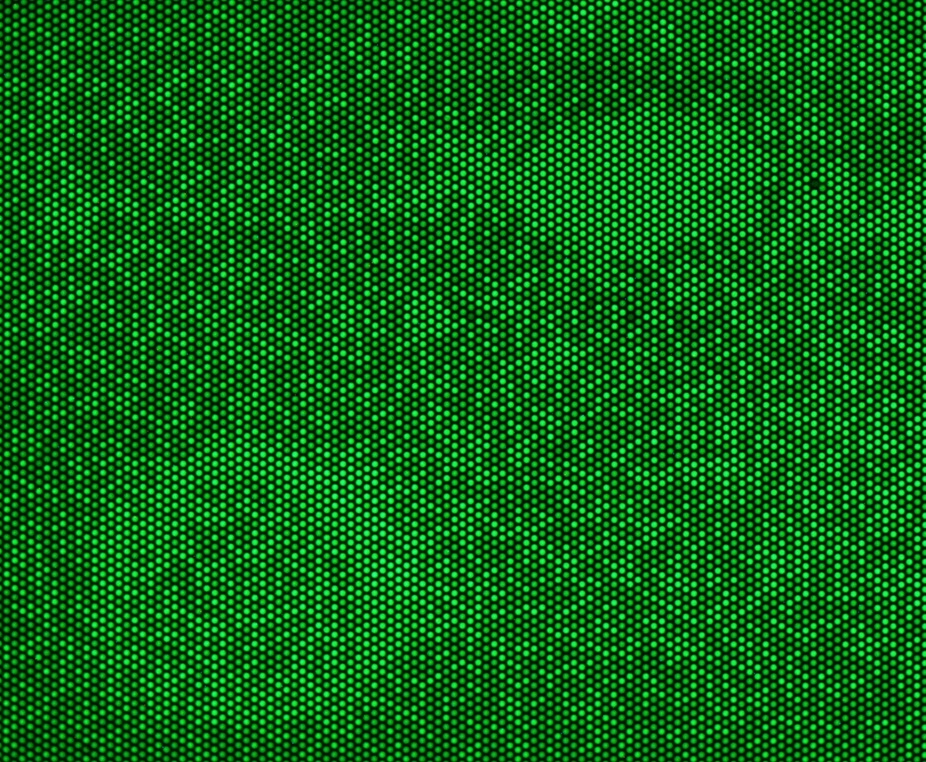
#> input picture assets/endpoint-photo.jpg, 926 x 762 px, shrunk from 1882 x 1547 before the run
$ python -i single.py   (imports and definitions only)
#> lines starting #> are read from the running program, lines starting #| are printed output that depends on the picture; after the words box and inside, x2 and y2 are one past the last pixel; in counts of white or black regions, pixels touching at a corner belong together
import cv2
import numpy as np
import pandas as pd
import matplotlib.pyplot as plt


def analyze_microwells(image_path, output_csv, output_image, brightness_threshold=128):
    """
    识别微孔、提取亮度、判断阴阳性并输出结果。

    参数:
        image_path (str): 输入图像的路径
        output_csv (str): 输出表格(CSV)的路径
        output_image (str): 输出标记后图像的路径
        brightness_threshold (int): 判断阴阳性的亮度阈值 (0-255)
    """
#> called with image_path = 'assets/endpoint-photo.jpg', output_csv = 'out.png', output_image = 'out1.png', brightness_threshold = 128
    # 1. 读取图像并转换为灰度图
    img = cv2.imread(image_path)
#> img is the input picture: shape (762, 926, 3); mean B, G, R 21.7, 99.3, 11.6
    if img is None:
        print(f"错误: 无法读取图像 '{image_path}'，请检查文件路径！")
        return None

    # 转换为灰度图以进行亮度分析和形状检测
    gray = cv2.cvtColor(img, cv2.COLOR_BGR2GRAY)
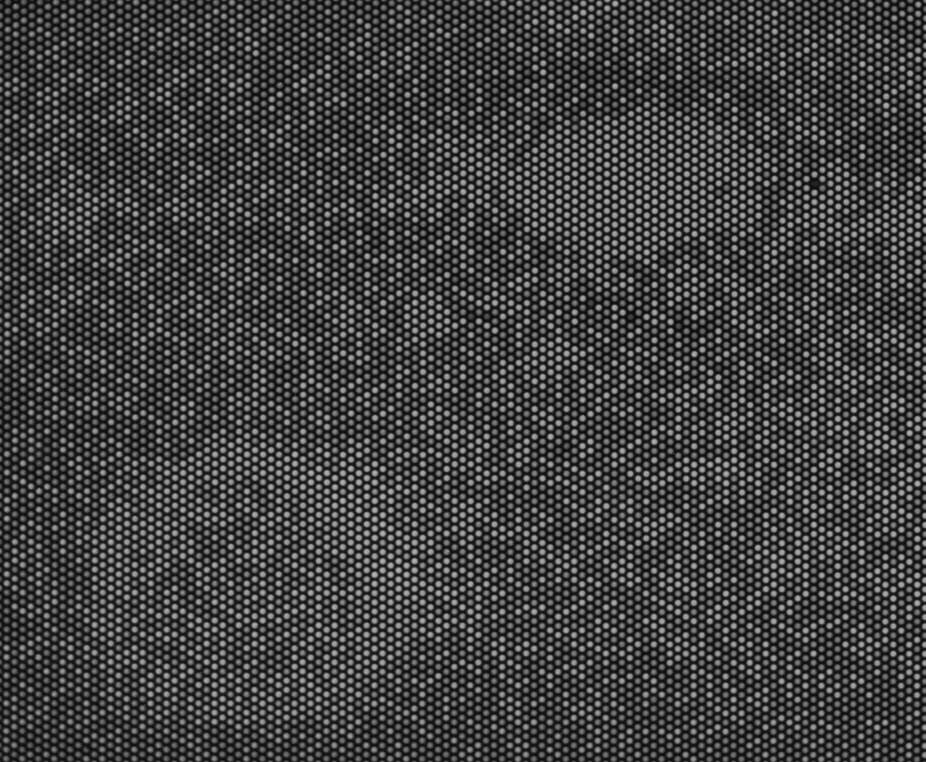
#> gray: shape (762, 926); min 8, max 181, mean 64.2

    # 使用中值滤波降噪，这对于去除图像上的小斑点很有帮助
    gray_blurred = cv2.medianBlur(gray, 5)
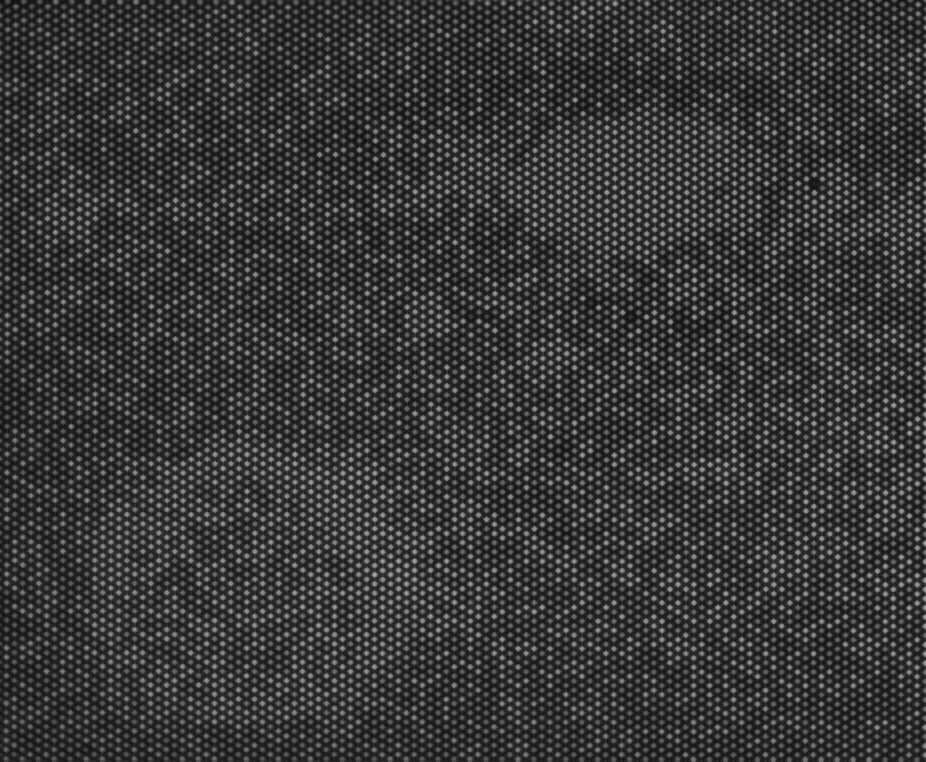
#> gray_blurred: shape (762, 926); min 16, max 162, mean 56.1

    # 2. 识别微孔 (使用霍夫圆变换)
    # 注意：这里的参数 (minDist, param1, param2, minRadius, maxRadius)
    # 非常依赖于你实际图片的微孔大小和密集度，通常需要微调。
    circles = cv2.HoughCircles(
        gray_blurred,
        cv2.HOUGH_GRADIENT,
        dp=1,
        minDist=30,  # 两个圆心之间的最小距离
        param1=50,  # 边缘检测的高阈值
        param2=30,  # 圆心检测阈值 (越小检测到的假圆越多)
        minRadius=15,  # 微孔的最小半径 (像素)
        maxRadius=40  # 微孔的最大半径 (像素)
    )
#> circles = 19 rows, first 8: [207.5, 631.5, 32.7], [293.5, 497.5, 29.4], [688.5, 573.5, 29.4], [773.5, 733.5, 23.9], [877.5, 609.5, 23.9], [540.5, 465.5, 23.9], [406.5, 183.5, 23.9], [31.5, 230.5, 23.9]

    results = []
    output_img = img.copy()

    if circles is not None:
        # 将坐标和半径转换为整数
        circles = np.uint16(np.around(circles))[0, :]
#> circles = 19 rows, first 8: [208, 632, 33], [294, 498, 29], [688, 574, 29], [774, 734, 24], [878, 610, 24], [540, 466, 24], [406, 184, 24], [32, 230, 24]

        for i, (x, y, r) in enumerate(circles):
            # 3. 提取微孔区域并计算平均亮度
            # 创建一个与原图大小相同的全黑掩码
            mask = np.zeros_like(gray)
            # 在掩码上画出一个白色的实心圆，代表当前微孔区域
            cv2.circle(mask, (x, y), r, 255, thickness=-1)

            # 计算在掩码区域内（即微孔内部）的平均灰度值（亮度）
            mean_val = cv2.mean(gray, mask=mask)[0]

            # 4. 判断阴阳性
            is_positive = mean_val >= brightness_threshold
            status = "阳性" if is_positive else "阴性"

            results.append({
                "微孔编号": i + 1,
                "X坐标": x,
                "Y坐标": y,
                "半径": r,
                "平均亮度": round(mean_val, 2),
                "结果": status
            })

            # 5. 在输出图像上绘制结果
            # 阳性画绿圈，阴性画红圈
            color = (0, 255, 0) if is_positive else (0, 0, 255)
            cv2.circle(output_img, (x, y), r, color, 2)

            # 在孔旁边标上编号
            cv2.putText(output_img, str(i + 1), (x - 10, y + 5),
                        cv2.FONT_HERSHEY_SIMPLEX, 0.5, (255, 255, 255), 2)
#> this loop made 19 passes
#> (x, y, r, mean_val) on passes 1 to 12: (208, 632, 33, 70.55), (294, 498, 29, 75.83), (688, 574, 29, 69.74), (774, 734, 24, 60.53), (878, 610, 24, 66.62), (540, 466, 24, 65.1), (406, 184, 24, 65.91), (32, 230, 24, 61.87), (790, 172, 24, 63.6), (280, 210, 22, 62.49), (188, 170, 23, 62.07), (208, 224, 22, 63.19)
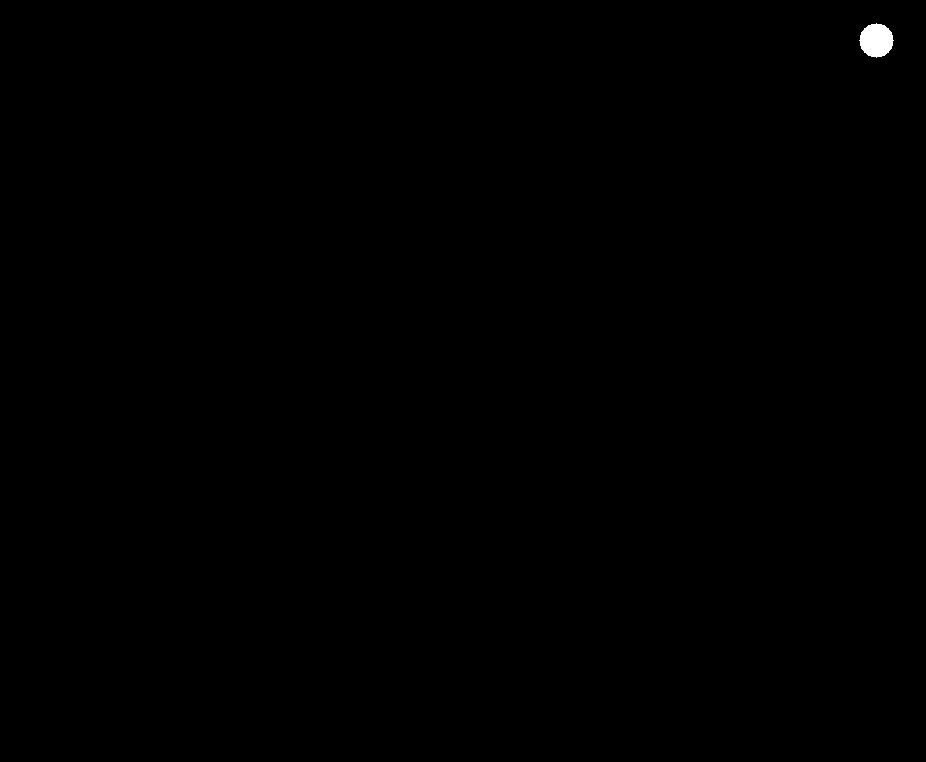
#> mask: shape (762, 926); 0.13% white; 1 white region, box (x1, y1, x2, y2) and area: (859, 23, 894, 58) 901
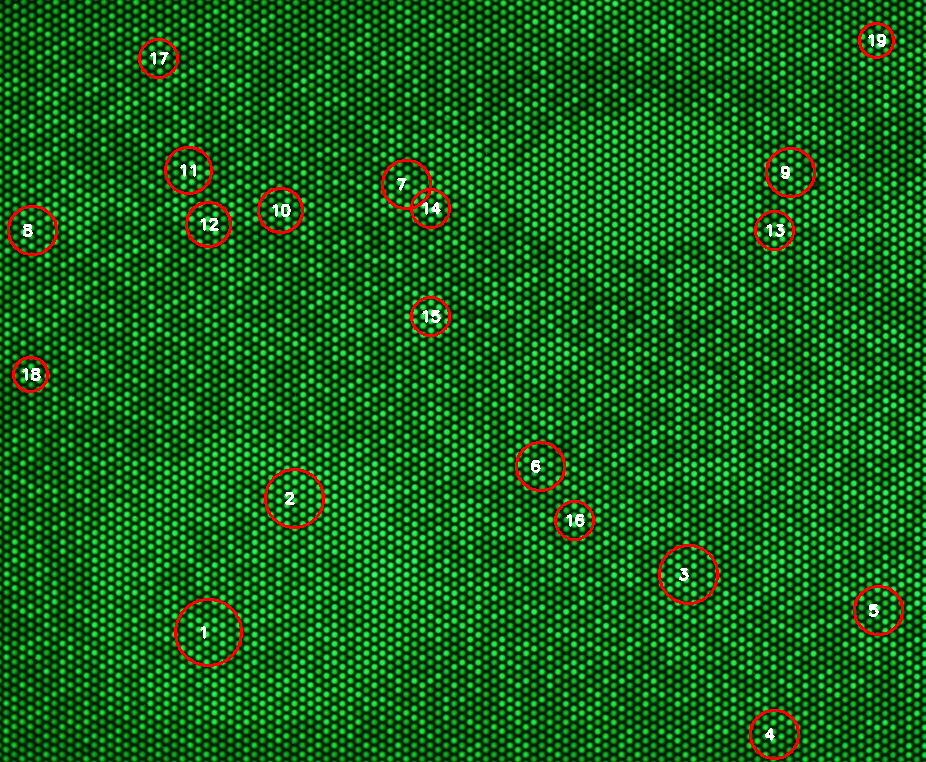
#> output_img: shape (762, 926, 3); 1.43% of pixels changed, all inside (x1, y1, x2, y2) = (7, 22, 904, 760)
#> after the loop, results = 19 items

        # 6. 生成表格并保存
        df = pd.DataFrame(results)
#> df = table of 19 rows and 6 columns
        # 使用 utf-8-sig 编码以防止在 Excel 中打开时中文乱码
        df.to_csv(output_csv, index=False, encoding='utf-8-sig')
        print(f"✅ 成功! 分析了 {len(circles)} 个微孔。")
#| ✅ 成功! 分析了 19 个微孔。
        print(f"📄 表格已保存至: {output_csv}")

        # 7. 显示并保存带有标记的图片
        plt.figure(figsize=(10, 8))
        # OpenCV 默认使用 BGR 颜色空间，Matplotlib 使用 RGB，需要转换一下
        plt.imshow(cv2.cvtColor(output_img, cv2.COLOR_BGR2RGB))
        plt.title(f"Microwell Analysis (Green=Positive, Red=Negative) | Threshold: {brightness_threshold}")
        plt.axis('off')
        plt.savefig(output_image, bbox_inches='tight', dpi=300)
        plt.show()
        print(f"🖼️ 图片已保存至: {output_image}")

        return df
    else:
        print("⚠️ 未检测到任何微孔，请尝试调整 HoughCircles 函数的参数！")
        return None


# ==========================================
# 运行示例
# ==========================================
# [8 lines not run here, left out]

    # 执行分析
    # 注意：如果没有准备好测试图片，直接运行会提示“无法读取图像”
    # result_df = analyze_microwells(IMAGE_INPUT, CSV_OUTPUT, IMAGE_OUTPUT, brightness_threshold=THRESHOLD)

    # 如果检测成功，可以在控制台打印出前 5 行数据看看
    # if result_df is not None:
    #    print("\n部分数据预览:")
    #    print(result_df.head())

>>> result = analyze_microwells('assets/endpoint-photo.jpg', 'out.png', 'out1.png')
#> result = table of 19 rows and 6 columns
